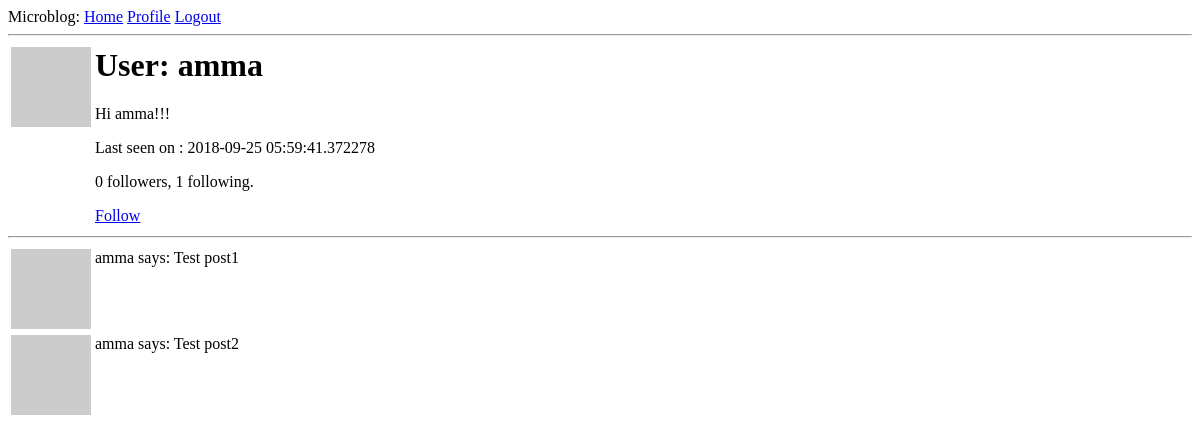
The page /user/amma (signed in) on the database as committed earlier.
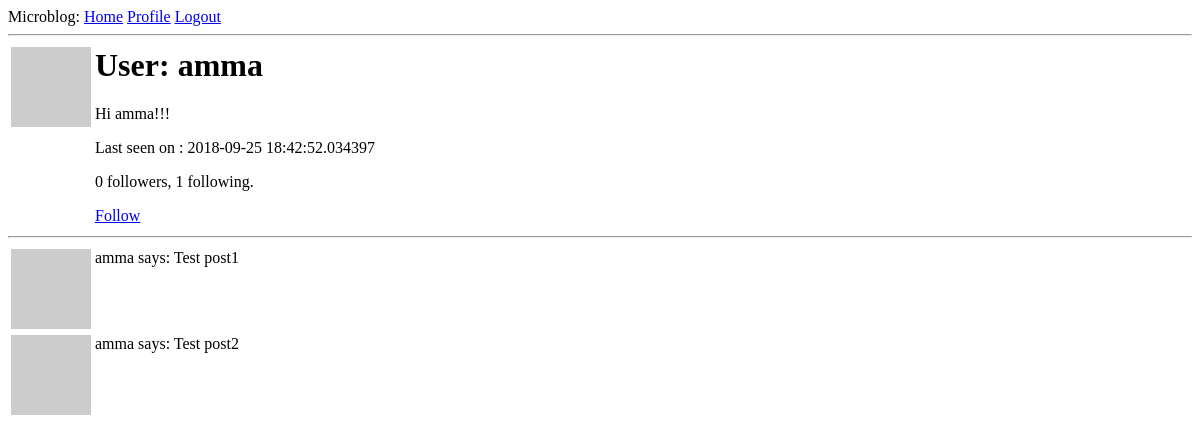
The same page on the database as committed later.
### app/models.py (models this page shows, shortened)
class User(UserMixin, db.Model):
    id              = db.Column(db.Integer, primary_key=True)
    username        = db.Column(db.String(64), index=True, unique=True)
    email           = db.Column(db.String(120), index=True, unique=True)
    password_hash   = db.Column(db.String(128))
    posts           = db.relationship('Post',backref='author',lazy='dynamic')
    about_me        = db.Column(db.String(140))
    last_seen       = db.Column(db.DateTime, default=datetime.utcnow())
    followed        = db.relationship(
        'User', secondary=followers,
        primaryjoin=(followers.c.follower_id == id),
        secondaryjoin=(followers.c.followed_id == id),
        backref=db.backref('followers', lazy='dynamic'), lazy='dynamic')
    def is_following(self,user):
        return self.followed.filter(
            followers.c.followed_id == user.id).count() > 0
    def avatar(self, size):
        md5=hashlib.md5
        digest = md5(self.email.lower().encode('utf-8')).hexdigest()
        return 'https://www.gravatar.com/avatar/{}?d=identicon&s={}'.format(
            digest, size)

### app/routes.py (the view)
@app.route('/user/<username>')
@login_required
def user(username):
    user = User.query.filter_by(username=username).first_or_404()
    posts = [
        {
            'author':user,
            'body' : 'Test post1'
        },
        {
            'author':user,
            'body' : 'Test post2'
        }
    ]
    return render_template('user.html',posts=posts,user=user)

### app/models.py (called while the page is built)
@login.user_loader
def load_user(id):
    return User.query.get(int(id))

### app/routes.py (called while the page is built)
@app.before_request
def before_request():
    if current_user.is_authenticated:
        current_user.last_seen = datetime.utcnow()
        db.session.commit()

### app/templates/user.html
{% extends "base.html" %}
{% block content%}
<table>
  <tr valign="top">
      <td><img src="{{user.avatar(128)}}"></td>
      <td>
        <h1>User: {{user.username}}</h1>
        {% if user.about_me %} <p> {{user.about_me}} </p>{% endif %}
        {% if user.last_seen %} <p> Last seen on : {{user.last_seen}} </p>{% endif %}
         <p>{{ user.followers.count() }} followers, {{ user.followed.count() }} following.</p>
         {% if user == current_user %}
         {% elif not current_user.is_following(user) %}
         <p><a href="{{ url_for('follow', username=user.username) }}">Follow</a></p>
         {% else %}
         <p><a href="{{ url_for('unfollow', username=user.username) }}">Unfollow</a></p>
         <p><a href="{{url_for('edit_profile')}}">Edit your profile</p></a>{% endif%}
      </td>
  </tr>
</table>
  <hr>
  {%for post in posts%}
    {% include "_posts.html"%}
  {% endfor %}
{% endblock %}

### app/templates/base.html (shortened to what this page needs)
<html>
    <head>
    </head>
    <body>
        <div>Microblog:
          <a href={{url_for('index')}}>Home</a>
          {% if current_user.is_anonymous %}
          <a href={{url_for('login')}}>Login</a>
          {% else %}
          <a href="{{url_for('user', username=current_user.username)}}">Profile</a>
          <a href={{url_for('logout')}}>Logout</a>
          {% endif %}
        </div>
        <hr>
        {% block content %}{% endblock %}
    </body>
</html>

### app/templates/_posts.html
<table>
<tr valign="top">
  <td><img src="{{user.avatar(32)}}"></td>
  <td><p>{{post.author.username}} says: {{ post.body }} <br></p></td>
  </tr>
</table>

Rows that differ between the two databases and show on the page:
changed User "amma": last_seen "2018-09-25 05:59:41.372278" → "2018-09-25 18:42:52.034397"
